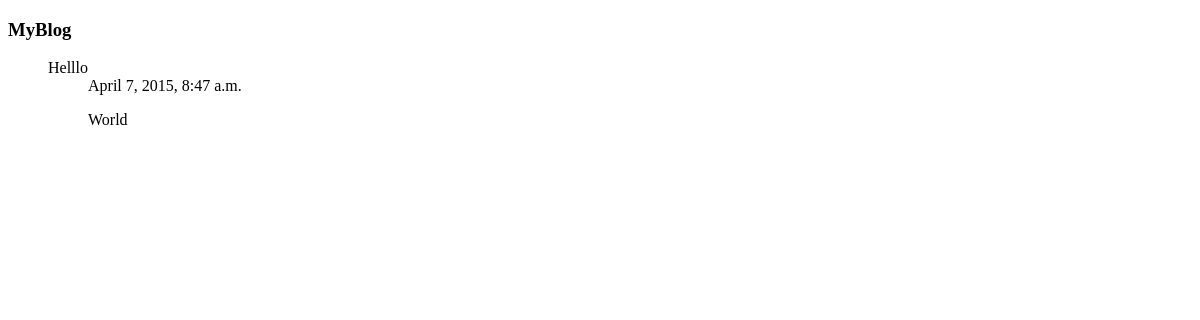
The page /blog/ on the database as committed earlier.
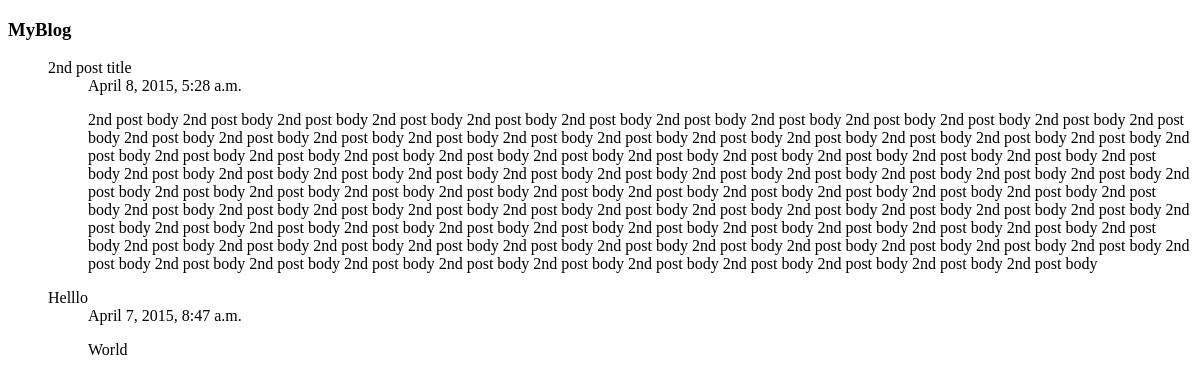
The same page on the database as committed later.
### blog/models.py (models this page shows, shortened)
class Post(models.Model):
	title= models.CharField(max_length=255)
	body= models.TextField(max_length=2000)
	created_at = models.DateTimeField()

### blog/views.py (the view)
def main(request):
    posts = Post.objects.all().order_by("-created_at")
    paginator = Paginator(posts, 2)
    try: page = int(request.GET.get("page", '1'))
    except ValueError: page = 1
    try:
        posts = paginator.page(page)
    except (InvalidPage, EmptyPage):
        posts = paginator.page(paginator.num_pages)
    return render_to_response("blog/list.html", dict(posts=posts, user=request.user))

### blog/templates/blog/list.html (shortened to what this page needs)
{% extends "blog/bbase.html" %}
{% block content %}
    <div class="main">
        <ul>
            {% for post in posts.object_list %}
                <div class="title">{{ post.title }}</div>
                <ul>
                    <div class="time">{{ post.created_at }}</div>
                    <div class="body">{{ post.body|linebreaks }}</div>
                </ul>
            {% endfor %}
        </ul>
    </div>
{% endblock %}

### blog/templates/blog/bbase.html (shortened to what this page needs)
<!DOCTYPE html PUBLIC "-//W3C//DTD XHTML 1.0 Transitional//EN"
    "http://www.w3.org/TR/xhtml1/DTD/xhtml1-transitional.dtd">
<html xmlns="http://www.w3.org/1999/xhtml" xml:lang="en" lang="en">
<head> <title>{% block title %}MyBlog{% endblock %}</title> </head>
<body>
    <div id="container">
        <div id="menu">
            {% block nav-global %}
                <h3>MyBlog</h3>
            {% endblock %}
        </div>
        <div id="content">
            {% block content %}{% endblock %}
        </div>
    </div>
</body>
</html>
</html>

Rows that differ between the two databases and show on the page:
added Post: title "2nd post title", created_at "April 8, 2015, 5:28 a.m.", body "2nd post body 2nd post body 2nd post body 2nd post body 2nd post body 2nd post body 2nd post body 2nd post body 2nd post body 2nd post body 2nd post body 2nd post body 2nd post body 2nd post body 2nd post body 2nd post body 2nd post body 2nd post body 2nd post body 2nd post body 2nd post body 2nd post body 2nd post body 2nd post body 2nd post body 2nd post body 2nd post body 2nd post body 2nd post body 2nd post body 2nd post body 2nd post body 2nd post body 2nd post body 2nd post body 2nd post body 2nd post body 2nd post body 2nd post body 2nd post body 2nd post body 2nd post body 2nd post body 2nd post body 2nd post body 2nd post body 2nd post body 2nd post body 2nd post body 2nd post body…"
